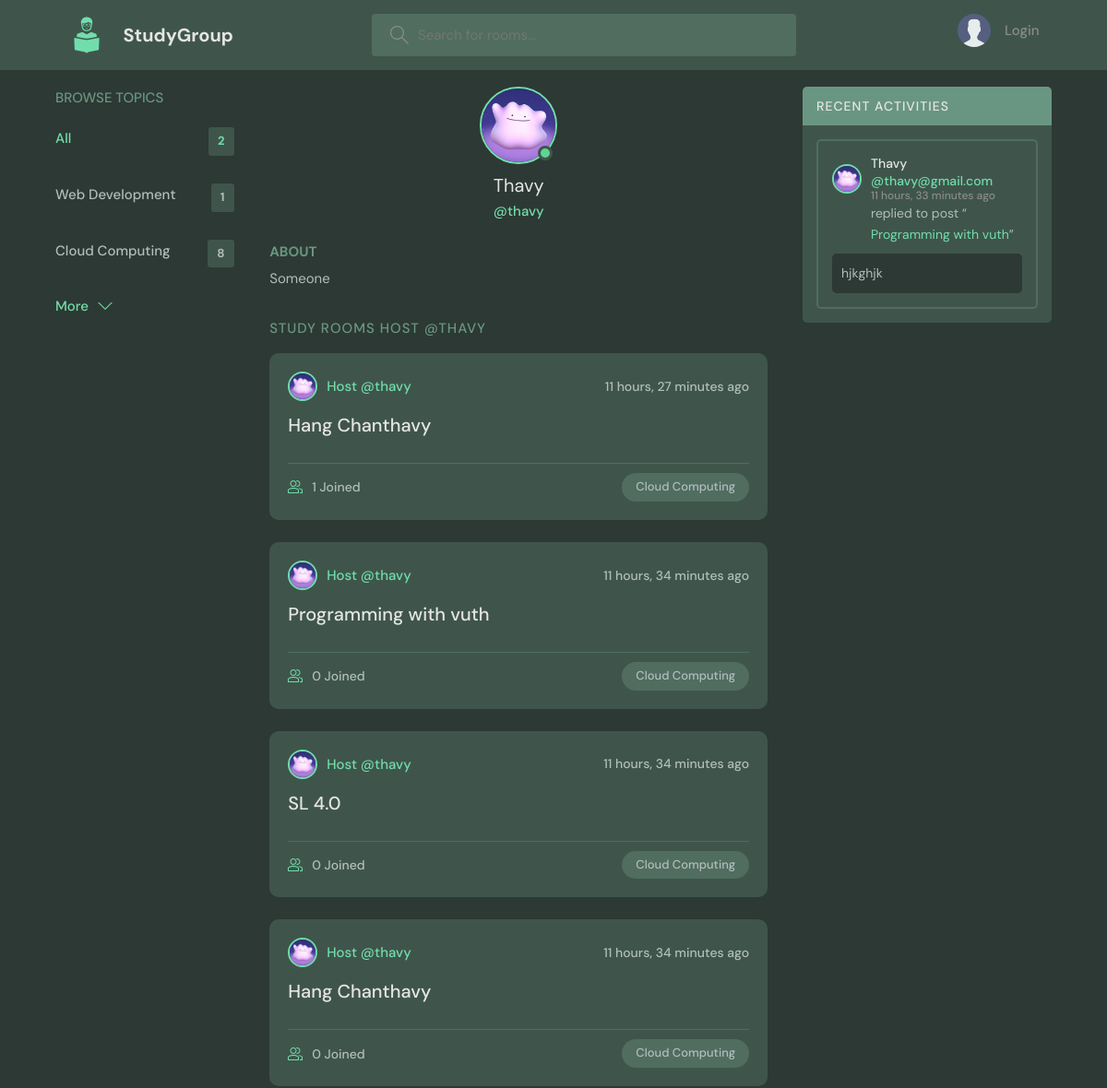
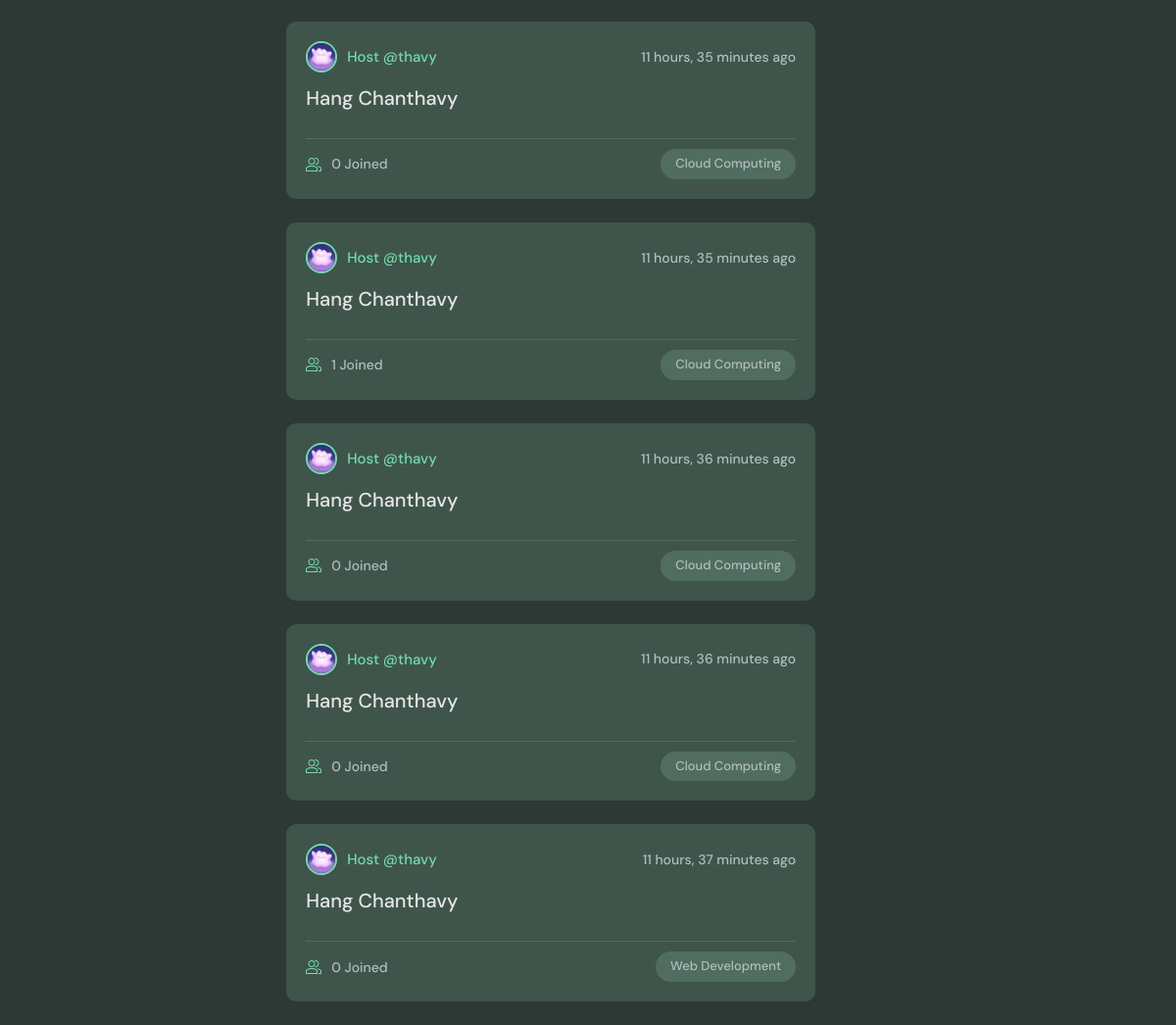
The page /profile/8/ on the database its author committed (2 pictures, top to bottom).
### base/models.py (models this page shows, shortened)
class Topic(models.Model):
    name = models.CharField(max_length=200)

class User(AbstractUser):
    name = models.CharField(max_length=200, null=True)
    email = models.EmailField(unique=True, null=True)
    bio = models.TextField(null=True)
    avatar = models.ImageField(null=True, default="avatar.svg")
    USERNAME_FIELD = 'email'
    REQUIRED_FIELDS = []

class Room(models.Model):
    host = models.ForeignKey(User, on_delete=models.SET_NULL, null=True)
    topic = models.ForeignKey(Topic, on_delete=models.SET_NULL, null=True)
    name = models.CharField(max_length=200)
    description = models.TextField(null=True, blank=True)
    participants = models.ManyToManyField(User, related_name='participants', blank=True)
    updated = models.DateTimeField(auto_now=True)
    created = models.DateTimeField(auto_now_add=True)
    def __str__(self):
        return self.name
    class Meta:
        ordering = ['-updated', '-created']

class Message(models.Model):
    user = models.ForeignKey(User, on_delete=models.SET_NULL, null=True)
    room = models.ForeignKey(Room, on_delete=models.CASCADE)
    body = models.TextField()
    updated = models.DateTimeField(auto_now=True)
    created = models.DateTimeField(auto_now_add=True)
    class Meta:
        ordering = ['-updated', '-created']

### base/views.py (the view)
# urls.py: path('profile/<str:pk>/', views.user_profile, name="user-profile"),
def user_profile(request, pk):
    user = User.objects.get(id=pk)
    rooms = user.room_set.all()
    room_messages = user.message_set.all()
    topics = Topic.objects.all()
    context = {'user': user, 'rooms': rooms, 'room_messages': room_messages, 'topics': topics}
    return render(request, 'base/profile.html', context)

### base/templates/base/profile.html (shortened to what this page needs)
{% extends 'main.html' %}
{% block content %}
<main class="profile-page layout layout--3">
  <div class="container">
    {% include 'base/topic_component.html' %}
    <div class="roomList">
      <div class="profile">
        <div class="profile__avatar">
          <div class="avatar avatar--large active">
            <img src="{{user.avatar.url}}" />
          </div>
        </div>
        <div class="profile__info">
          <h3>{{user.name}}</h3>
          <p>@{{user.username}}</p>
        </div>
        <div class="profile__about">
          <h3>About</h3>
          <p>
            {{user.bio}}
          </p>
        </div>
      </div>
      <div class="roomList__header">
        <div>
          <h2>Study Rooms Host @{{user.username}}</a>
          </h2>
        </div>
      </div>
    {% include 'base/feed_component.html' %}
    </div>
    {% include 'base/activity_component.html' %}
  </div>
</main>
{% endblock content %}

### base/templates/base/topic_component.html
<div class="topics">
  <div class="topics__header">
    <h2>Browse Topics</h2>
  </div>
  <ul class="topics__list">
    <li>
      <a href="{% url 'home' %}" class="active">All <span>{{topics.count}}</span></a>
    </li>
    {% for topic in topics %}
    <li>
      <a href="{% url 'home' %}?q={{topic.name}}">{{topic.name}} <span>{{topic.room_set.all.count}}</span></a>
    </li>
    {% endfor %}
  </ul>
  <a class="btn btn--link" href="{% url 'topics' %}">
    More
    <svg
      version="1.1"
      xmlns="http://www.w3.org/2000/svg"
      width="32"
      height="32"
      viewBox="0 0 32 32"
    >
      <title>chevron-down</title>
      <path d="M16 21l-13-13h-3l16 16 16-16h-3l-13 13z"></path>
    </svg>
  </a>
</div>

### base/templates/base/feed_component.html (shortened to what this page needs)
{% load static %}
<div id="room-list">
  {% for room in rooms %}
  <div id="roomListRoom" class="roomListRoom">
    <div class="roomListRoom__header">
      <a
        href="{% url 'user-profile' room.host.id %}"
        class="roomListRoom__author"
      >
        <div class="avatar avatar--small">
          <img src="{{room.host.avatar.url}}" />
        </div>
        <span>Host @{{room.host.username}}</span>
      </a>
      <div class="roomListRoom__actions">
        <span>{{room.created|timesince}} ago</span>
      </div>
    </div>
    <div class="roomListRoom__content">
      <a href="{% url 'room' room.id %}">{{room.name}}</a>
    </div>
    <div class="roomListRoom__meta">
      <a href="{% url 'room' room.id %}" class="roomListRoom__joined">
        {{room.participants.all.count}} Joined
      </a>
      <p class="roomListRoom__topic">{{room.topic.name}}</p>
    </div>
  </div>
  {% empty %}
  <div id="roomListRoom" class="roomListRoom">
    <h6>No Rooms available...</h6>
  </div>
  {% endfor %}
</div>

### base/templates/base/activity_component.html
<div class="activities">
    <div class="activities__header">
      <h2>Recent Activities</h2>
    </div>
    {% for msg in room_messages %}
    <div class="activities__box">
      <div class="activities__boxHeader roomListRoom__header">
        <a href="{% url 'user-profile' msg.user.id %}" class="roomListRoom__author">
          <div class="avatar avatar--small">
            <img src="{{msg.user.avatar.url}}" />
          </div>
          <p>
            <span class="user__name">{{msg.user.name}}</span>
            @{{msg.user}}
            <span>{{msg.created|timesince}} ago</span>
          </p>
        </a>
      </div>
      <div class="activities__boxContent">
        <p>
          replied to post “<a href="{% url 'room' msg.room.id %}">{{msg.room}}</a
          >”
        </p>
        <div class="activities__boxRoomContent">
          {{msg.body}}
        </div>
      </div>
    </div>
    {% endfor %}
  </div>

### rows shown on the page
Topic: name "Web Development", room_set.all.count "1"
Topic: name "Cloud Computing", room_set.all.count "8"
User: avatar (picture), name "Thavy", username "thavy", bio "Someone", username "THAVY"
Room: host.avatar (picture), host.username "thavy", created "11 hours, 27 minutes", name "Hang Chanthavy", participants.all.count "1", topic.name "Cloud Computing"
Room: host.avatar (picture), host.username "thavy", created "11 hours, 34 minutes", name "Programming with vuth", participants.all.count "0", topic.name "Cloud Computing"
Room: host.avatar (picture), host.username "thavy", created "11 hours, 34 minutes", name "SL 4.0", participants.all.count "0", topic.name "Cloud Computing"
Room: host.avatar (picture), host.username "thavy", created "11 hours, 34 minutes", name "Hang Chanthavy", participants.all.count "0", topic.name "Cloud Computing"
Room: host.avatar (picture), host.username "thavy", created "11 hours, 35 minutes", name "Hang Chanthavy", participants.all.count "0", topic.name "Cloud Computing"
Room: host.avatar (picture), host.username "thavy", created "11 hours, 35 minutes", name "Hang Chanthavy", participants.all.count "1", topic.name "Cloud Computing"
Room: host.avatar (picture), host.username "thavy", created "11 hours, 36 minutes", name "Hang Chanthavy", participants.all.count "0", topic.name "Cloud Computing"
Room: host.avatar (picture), host.username "thavy", created "11 hours, 36 minutes", name "Hang Chanthavy", participants.all.count "0", topic.name "Cloud Computing"
Room: host.avatar (picture), host.username "thavy", created "11 hours, 37 minutes", name "Hang Chanthavy", participants.all.count "0", topic.name "Web Development"
Message: user.avatar (picture), user.name "Thavy", user "thavy@gmail.com", created "11 hours, 33 minutes", room "Programming with vuth", body "hjkghjk"

### other values the page prints
{{ topics.count }} "2"
